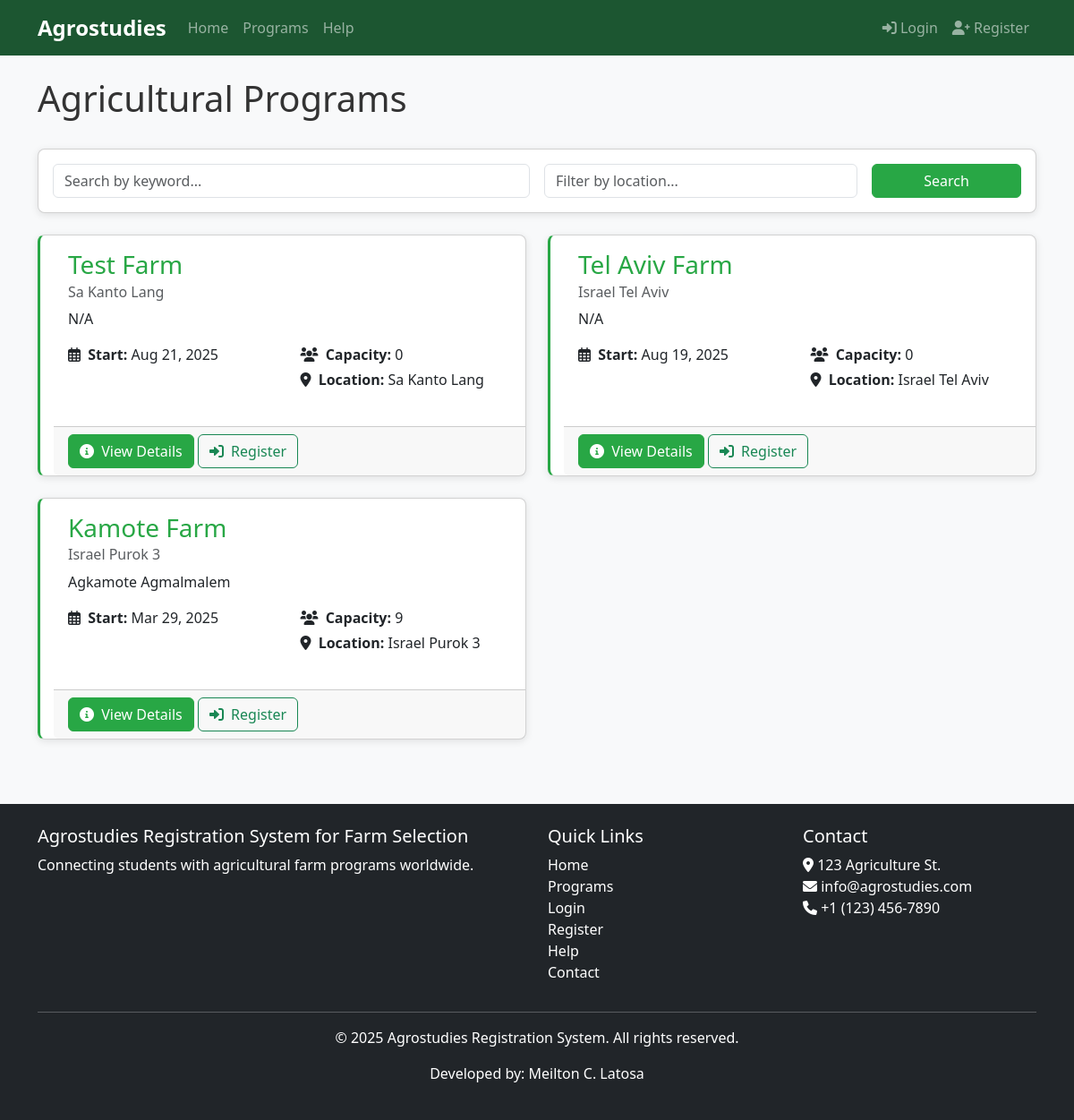
The app's page /programs/, older data.
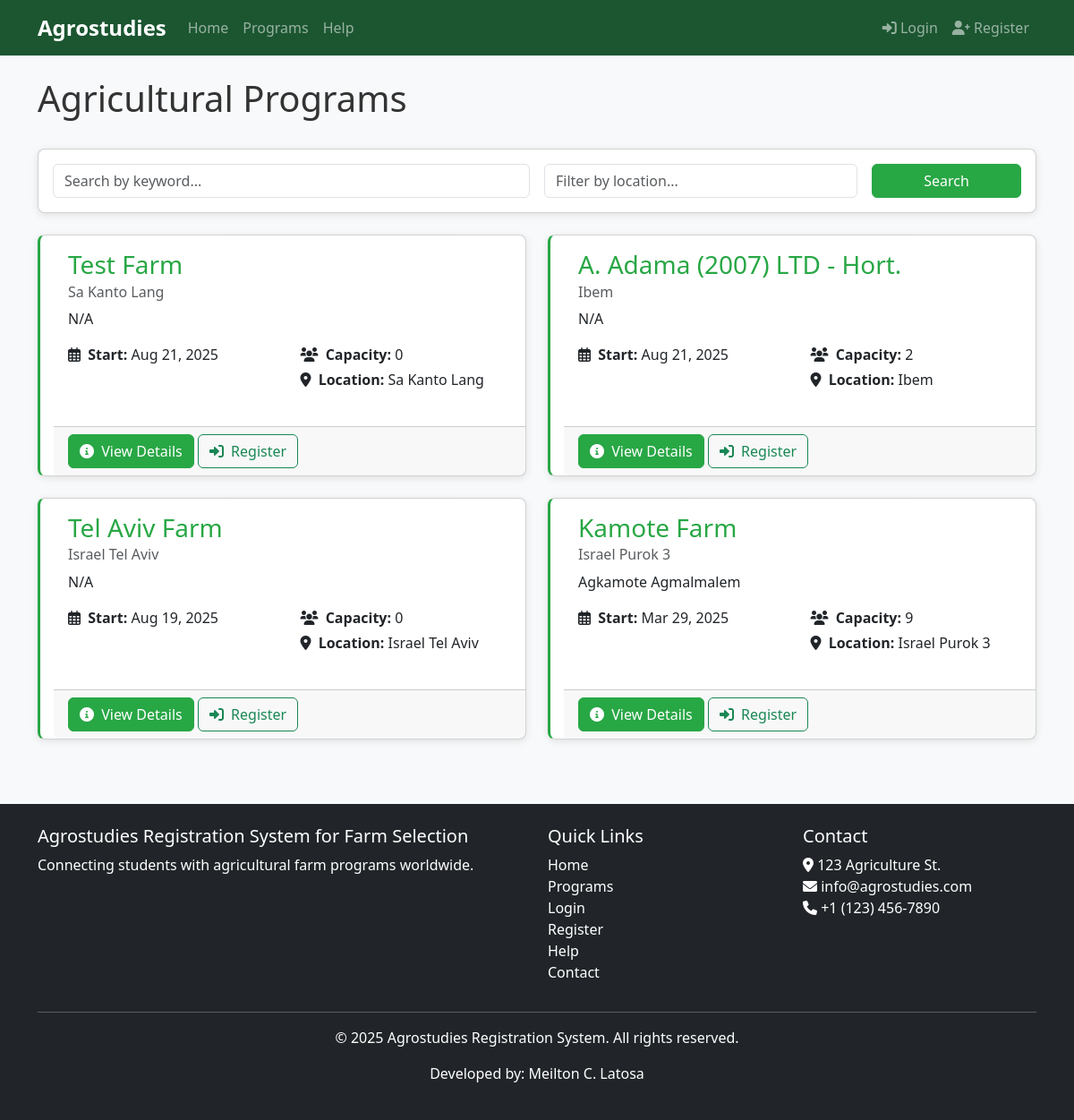
The same page, newer data.
### core/models.py (models this page shows, shortened)
class AgricultureProgram(models.Model):
    title = models.CharField(max_length=200)
    description = models.TextField()
    start_date = models.DateField()
    location = models.CharField(max_length=100)
    capacity = models.PositiveIntegerField()
    created_at = models.DateTimeField(auto_now_add=True)
    updated_at = models.DateTimeField(auto_now=True)
    GENDER_REQUIREMENT_CHOICES = [
        ('Any', 'Any'),
        ('Male', 'Male Only'),
        ('Female', 'Female Only'),
    ]
    required_gender = models.CharField(max_length=10, choices=GENDER_REQUIREMENT_CHOICES, default='Any')
    requires_license = models.BooleanField(default=False, verbose_name="Requires International Driver's License")

### core/views.py (the view, shortened to what this page needs)
# urls.py: path('programs/', views.program_list, name='program_list'),
def program_list(request):
    programs = AgricultureProgram.objects.all().order_by('-start_date')
    form = ProgramSearchForm(request.GET)
    if form.is_valid():
        query = form.cleaned_data.get('query')
        location = form.cleaned_data.get('location')
        if query:
            programs = programs.filter(
                Q(title__icontains=query) | Q(description__icontains=query)
            )
        if location:
            programs = programs.filter(location__icontains=location)
    paginator = Paginator(programs, 10)  # Show 10 programs per page
    page_number = request.GET.get('page')
    page_obj = paginator.get_page(page_number)
    applied_program_ids = set()
    has_applied_any = False
    return render(request, 'program_list.html', {
        'page_obj': page_obj,
        'applied_program_ids': applied_program_ids,
        'has_applied_any': has_applied_any,
        'form': form,
    })

### core/forms.py
class ProgramSearchForm(forms.Form):
    query = forms.CharField(
        required=False,
        widget=forms.TextInput(attrs={'class': 'form-control', 'placeholder': 'Search by keyword...'}),
        label=""
    )
    location = forms.CharField(
        required=False,
        widget=forms.TextInput(attrs={'class': 'form-control', 'placeholder': 'Filter by location...'}),
        label=""
    )

### core/context_processors.py (called while the page is built)
def notification_count(request):
    if request.user.is_authenticated:
        unread_count = Notification.objects.filter(user=request.user, read=False).count()
        return {
            'unread_notifications_count': unread_count
        }
    return {
        'unread_notifications_count': 0
    }

### templates/program_list.html (shortened to what this page needs)
{% extends 'base.html' %}
{% block content %}
<div class="d-flex justify-content-between align-items-center mb-4">
    <h1>Agricultural Programs</h1>
</div>
<div class="card mb-4">
    <div class="card-body">
        <form method="get" action="{% url 'program_list' %}">
            <div class="row g-3">
                <div class="col-md-6">
                    {{ form.query }}
                </div>
                <div class="col-md-4">
                    {{ form.location }}
                </div>
                <div class="col-md-2">
                    <button type="submit" class="btn btn-primary w-100">Search</button>
                </div>
            </div>
        </form>
    </div>
</div>
{% if page_obj %}
    <div class="row">
        {% for program in page_obj %}
            <div class="col-md-6 mb-4">
                <div class="card h-100 program-list-item">
                    <div class="card-body">
                        <h3 class="card-title">{{ program.title }}</h3>
                        <h6 class="card-subtitle mb-2 text-muted">{{ program.location }}</h6>
                        <p class="card-text">
                            {{ program.description|truncatewords:30 }}
                        </p>
                        <div class="row">
                            <div class="col-md-6">
                                <p class="mb-1">
                                    <i class="far fa-calendar-alt me-1"></i>
                                    <strong>Start:</strong> {{ program.start_date|date:"M d, Y" }}
                                </p>
                            </div>
                            <div class="col-md-6">
                                <p class="mb-1">
                                    <i class="fas fa-users me-1"></i>
                                    <strong>Capacity:</strong> {{ program.capacity }}
                                </p>
                                <p class="mb-1">
                                    <i class="fas fa-map-marker-alt me-1"></i>
                                    <strong>Location:</strong> {{ program.location }}
                                </p>
                            </div>
                        </div>
                    </div>
                    <div class="card-footer">
                        <a href="{% url 'program_detail' program.id %}" class="btn btn-primary">
                            <i class="fas fa-info-circle me-1"></i> View Details
                        </a>
                        {% if user.is_authenticated and not user.is_staff and not user.is_superuser %}
                            {% if not has_applied_any %}
                                {% if program.id not in applied_program_ids %}
                                    <a href="{% url 'candidate_apply' program.id %}" class="btn btn-outline-success">
                                        <i class="fas fa-user-plus me-1"></i> Apply
                                    </a>
                                {% endif %}
                            {% endif %}
                        {% elif not user.is_authenticated %}
                            <a href="#" class="btn btn-outline-success" data-bs-toggle="modal" data-bs-target="#loginModal">
                                <i class="fas fa-sign-in-alt me-1"></i> Register
                            </a>
                        {% endif %}
                    </div>
                </div>
            </div>
        {% endfor %}
    </div>
{% else %}
    <div class="alert alert-info">
        No programs are currently available. Please check back later.
    </div>
{% endif %}
{% endblock %}

Row changes from the older to the newer data that the page shows:
added AgricultureProgram: title "A. Adama (2007) LTD - Hort.", location "Ibem", description "N/A", start_date "Aug 21, 2025", capacity "2"
